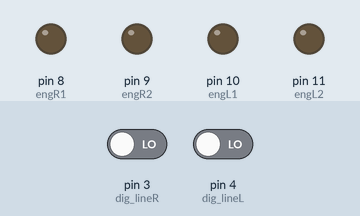
Simulated run of this sketch. Board: Arduino Uno, built with avr-gcc and run on an emulated ATmega328P. On the bench: output pins drawn as LEDs (lit = HIGH). The inputs (shaded band) are chosen by the test bench; at power-on: pin 3 (dig_lineR) LOW, pin 4 (dig_lineL) LOW.

Above: at 1.2 s.
1.3 s: pin 3 (dig_lineR) driven HIGH
At 1.8 s:
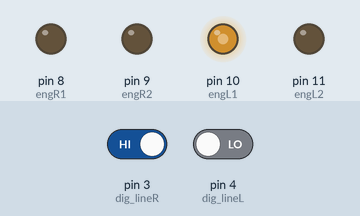
2.8 s: pin 4 (dig_lineL) driven HIGH
At 3.2 s:
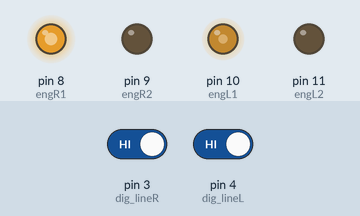
4.3 s: pin 3 (dig_lineR) driven LOW
At 5.0 s:
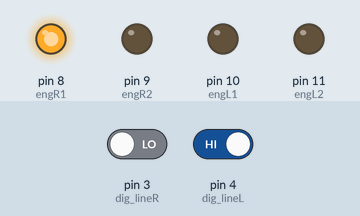
5.8 s: pin 3 (dig_lineR) driven HIGH
At 6.7 s:
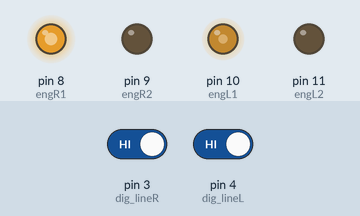
7.3 s: pin 4 (dig_lineL) driven LOW
At 8.5 s:
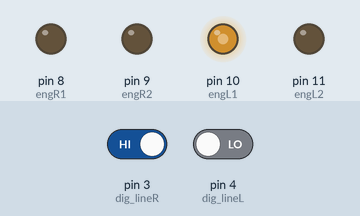
Timing chart, 0 to 9.8 s (numbered marks = the images above; inputs shaded):
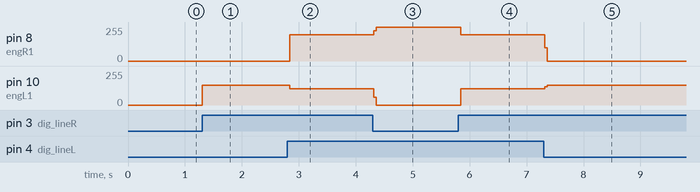

The sketch:

experement1.ino
```cpp
int dig_lineR = 3;
int dig_lineL = 4;

int engR1 = 8;
int engR2 = 9;
int engL1 = 10;
int engL2 = 11;

int carSpeed = 150;
int lowSpeed = 0;  // чтобы машинка не теряла скорость,
                   // во время поворота могут работать оба колеса
                   // вы можете поэкспериментировать со значениями lowSpeed,
                   // поставив 0, 50, 70 или выше, в зависимости от трека

void setup() {
   Serial.begin(9600);

   pinMode(dig_lineR, INPUT);
   pinMode(dig_lineL, INPUT);

   pinMode(engR1, OUTPUT);
   pinMode(engR2, OUTPUT);
   pinMode(engL1, OUTPUT);
   pinMode(engL2, OUTPUT);
}
void loop() {
   // функцию back в итоге я предпочёл отключить
   /*if(!digitalRead(dig_lineL)&!digitalRead(dig_lineR)) {
      back();
      delay(0);
   } */
   if(digitalRead(dig_lineL)) {
      left();
      delay(0);
   }
   if(digitalRead(dig_lineR)) {
      right();
      delay(0);
   }
   if(digitalRead(dig_lineL)&digitalRead(dig_lineR)) {
      forward();
      delay(0);
   }
}
void back() {
   analogWrite(engR2, carSpeed-70); // машинка сдает назад с меньшей скоростью,
   analogWrite(engL2, carSpeed-70); // чем едет вперёд
   analogWrite(engR1, 0);
   analogWrite(engL1, 0);
}
void left() {
   analogWrite(engL2, 0);
   analogWrite(engR1, carSpeed);
   analogWrite(engR2, 0);
   analogWrite(engL1, lowSpeed);
}
void right() {
   analogWrite(engR2, 0);
   analogWrite(engL1, carSpeed);
   analogWrite(engR1, lowSpeed);
   analogWrite(engL2, 0);
}
void forward() {
   analogWrite(engR1, carSpeed);
   analogWrite(engL1, carSpeed);
   analogWrite(engR2, 0);
   analogWrite(engL2, 0);
}
```

Measured:
- after the input at 1.3 s, pin 10 (engL1): 0/255 → 150/255 at once
- after the input at 2.8 s, pin 8 (engR1): 0/255 → 198/255 at once; pin 10 (engL1): 150/255 → 121/255 at once
- after the input at 4.3 s, pin 8 (engR1): 198/255 → 255/255 at once; pin 10 (engL1): 121/255 → 0/255 at once
- after the input at 5.8 s, pin 8 (engR1): 255/255 → 198/255 at once; pin 10 (engL1): 0/255 → 121/255 at once
- after the input at 7.3 s, pin 8 (engR1): 198/255 → 0/255 at once; pin 10 (engL1): 121/255 → 150/255 at once
